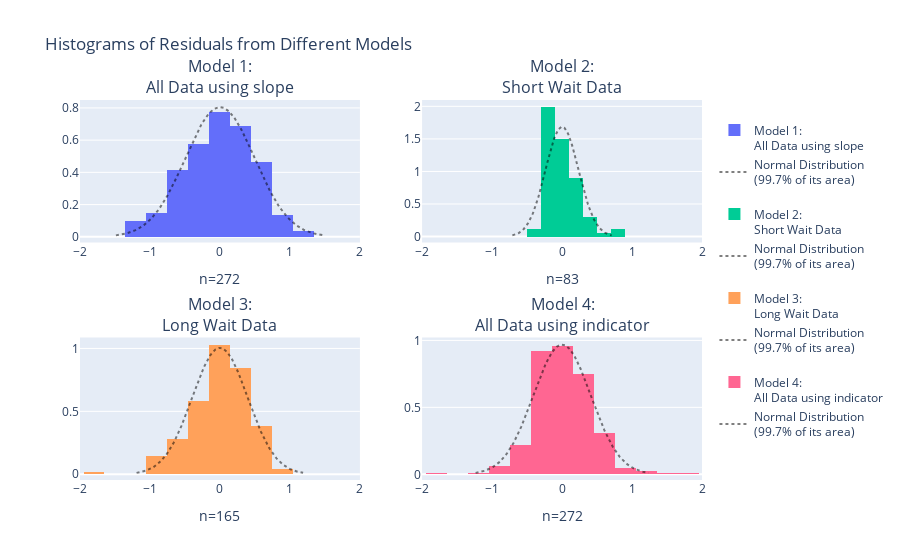

The cell this chart's notebook holds for it:
### Markdown cell above
12. Identify which of the histograms suggests the plausibility of the assumption that the distribution of error terms is normal for each of the models, and explain why the other three do not support this assumption.

### Code cell
from plotly.subplots import make_subplots
import plotly.graph_objects as go
from scipy import stats
import numpy as np

model_residuals = {
    '<br>Model 1:<br>All Data using slope': smf.ols('duration ~ waiting', data=old_faithful).fit().resid,
    '<br>Model 2:<br>Short Wait Data': smf.ols('duration ~ waiting', data=old_faithful[short_wait]).fit().resid,
    '<br>Model 3:<br>Long Wait Data': smf.ols('duration ~ waiting', data=old_faithful[long_wait]).fit().resid,
    '<br>Model 4:<br>All Data using indicator': smf.ols('duration ~ C(kind, Treatment(reference="short"))', data=old_faithful).fit().resid
}

fig = make_subplots(rows=2, cols=2, subplot_titles=list(model_residuals.keys()))
for i, (title, resid) in enumerate(model_residuals.items()):

    if i == 1:  # Apply different bins only to the second histogram (index 1)
        bin_size = dict(start=-1.9, end=1.9, size=0.2)
    else:
        bin_size = dict(start=-1.95, end=1.95, size=0.3)

    fig.add_trace(go.Histogram(x=resid, name=title, xbins=bin_size, histnorm='probability density'), 
                  row=int(i/2)+1, col=(i%2)+1)
    fig.update_xaxes(title_text="n="+str(len(resid)), row=int(i/2)+1, col=(i%2)+1)    
    
    normal_range = np.arange(-3*resid.std(),3*resid.std(),0.01)
    fig.add_trace(go.Scatter(x=normal_range, mode='lines', opacity=0.5,
                             y=stats.norm(loc=0, scale=resid.std()).pdf(normal_range),
                             line=dict(color='black', dash='dot', width=2),
                             name='Normal Distribution<br>(99.7% of its area)'), 
                  row=int(i/2)+1, col=(i%2)+1)
    
fig.update_layout(title_text='Histograms of Residuals from Different Models')
fig.update_xaxes(range=[-2,2])
fig.show() # USE `fig.show(renderer="png")` FOR ALL GitHub and MarkUs SUBMISSIONS

### Figure 1 — Plotly figure (JSON) as saved in the notebook; plotly's stock layout.template omitted (floating-point values rounded to 4 significant figures; data arrays with more than 128 entries replaced by an {"elided": "..."} marker saying what was removed)
{"data": [{"histnorm": "probability density", "name": "<br>Model 1:<br>All Data using slope", "type": "histogram", "x": {"elided": "272 float values"}, "xaxis": "x", "xbins": {"end": 1.95, "size": 0.3, "start": -1.95}, "yaxis": "y"}, {"line": {"color": "black", "dash": "dot", "width": 2}, "mode": "lines", "name": "Normal Distribution<br>(99.7% of its area)", "opacity": 0.5, "type": "scatter", "x": {"elided": "298 float values"}, "xaxis": "x", "y": {"elided": "298 float values"}, "yaxis": "y"}, {"histnorm": "probability density", "name": "<br>Model 2:<br>Short Wait Data", "type": "histogram", "x": [-0.2137, 0.8624, -0.04291, -0.1807, -0.2152, 0.1672, -0.3998, -0.1929, -0.2152, -0.05358, 0.01717, -0.1052, -0.2153, -0.1583, -0.2913, 0.09325, -0.04826, -0.1807, -0.2807, 0.1847, -0.2222, -0.2382, -0.0605, -0.03818, 0.1948, 0.1448, -0.119, -0.1259, 0.1209, -0.09824, -0.2168, 0.2517, -0.3483, 0.331, -0.2313, 0.6103, -0.0605, -0.0344, 0.2464, -0.0844, 0.7725, -0.1253, -0.1099, 0.02625, 0.1778, -0.06526, 0.03792, -0.2067, -0.2067, 0.2486, -0.04134, -0.06683, -0.06208, 0.04858, 0.431, -0.1376, 0.04009, -0.1253, 0.1624, -0.2014, 0.2571, 0.04482, -0.1397, -0.1753, -0.04608, -0.1121, 0.3933, -0.02058, -0.119, -0.2637, 0.4033, 0.231, -0.1307, -0.1637, 0.3848, 0.04858, 0.1863, -0.0275, -0.1913, 0.04543, 0.1948, 0.1917, -0.1413], "xaxis": "x2", "xbins": {"end": 1.9, "size": 0.2, "start": -1.9}, "yaxis": "y2"}, {"line": {"color": "black", "dash": "dot", "width": 2}, "mode": "lines", "name": "Normal Distribution<br>(99.7% of its area)", "opacity": 0.5, "type": "scatter", "x": {"elided": "143 float values"}, "xaxis": "x2", "y": {"elided": "143 float values"}, "yaxis": "y2"}, {"histnorm": "probability density", "name": "<br>Model 3:<br>Long Wait Data", "type": "histogram", "x": {"elided": "165 float values"}, "xaxis": "x3", "xbins": {"end": 1.95, "size": 0.3, "start": -1.95}, "yaxis": "y3"}, {"line": {"color": "black", "dash": "dot", "width": 2}, "mode": "lines", "name": "Normal Distribution<br>(99.7% of its area)", "opacity": 0.5, "type": "scatter", "x": {"elided": "239 float values"}, "xaxis": "x3", "y": {"elided": "239 float values"}, "yaxis": "y3"}, {"histnorm": "probability density", "name": "<br>Model 4:<br>All Data using indicator", "type": "histogram", "x": {"elided": "272 float values"}, "xaxis": "x4", "xbins": {"end": 1.95, "size": 0.3, "start": -1.95}, "yaxis": "y4"}, {"line": {"color": "black", "dash": "dot", "width": 2}, "mode": "lines", "name": "Normal Distribution<br>(99.7% of its area)", "opacity": 0.5, "type": "scatter", "x": {"elided": "248 float values"}, "xaxis": "x4", "y": {"elided": "248 float values"}, "yaxis": "y4"}], "layout": {"annotations": [{"font": {"size": 16}, "showarrow": false, "text": "<br>Model 1:<br>All Data using slope", "x": 0.225, "xanchor": "center", "xref": "paper", "y": 1, "yanchor": "bottom", "yref": "paper"}, {"font": {"size": 16}, "showarrow": false, "text": "<br>Model 2:<br>Short Wait Data", "x": 0.775, "xanchor": "center", "xref": "paper", "y": 1, "yanchor": "bottom", "yref": "paper"}, {"font": {"size": 16}, "showarrow": false, "text": "<br>Model 3:<br>Long Wait Data", "x": 0.225, "xanchor": "center", "xref": "paper", "y": 0.375, "yanchor": "bottom", "yref": "paper"}, {"font": {"size": 16}, "showarrow": false, "text": "<br>Model 4:<br>All Data using indicator", "x": 0.775, "xanchor": "center", "xref": "paper", "y": 0.375, "yanchor": "bottom", "yref": "paper"}], "title": {"text": "Histograms of Residuals from Different Models"}, "xaxis": {"anchor": "y", "domain": [0, 0.45], "range": [-2, 2], "title": {"text": "n=272"}}, "xaxis2": {"anchor": "y2", "domain": [0.55, 1], "range": [-2, 2], "title": {"text": "n=83"}}, "xaxis3": {"anchor": "y3", "domain": [0, 0.45], "range": [-2, 2], "title": {"text": "n=165"}}, "xaxis4": {"anchor": "y4", "domain": [0.55, 1], "range": [-2, 2], "title": {"text": "n=272"}}, "yaxis": {"anchor": "x", "domain": [0.625, 1]}, "yaxis2": {"anchor": "x2", "domain": [0.625, 1]}, "yaxis3": {"anchor": "x3", "domain": [0, 0.375]}, "yaxis4": {"anchor": "x4", "domain": [0, 0.375]}}}
